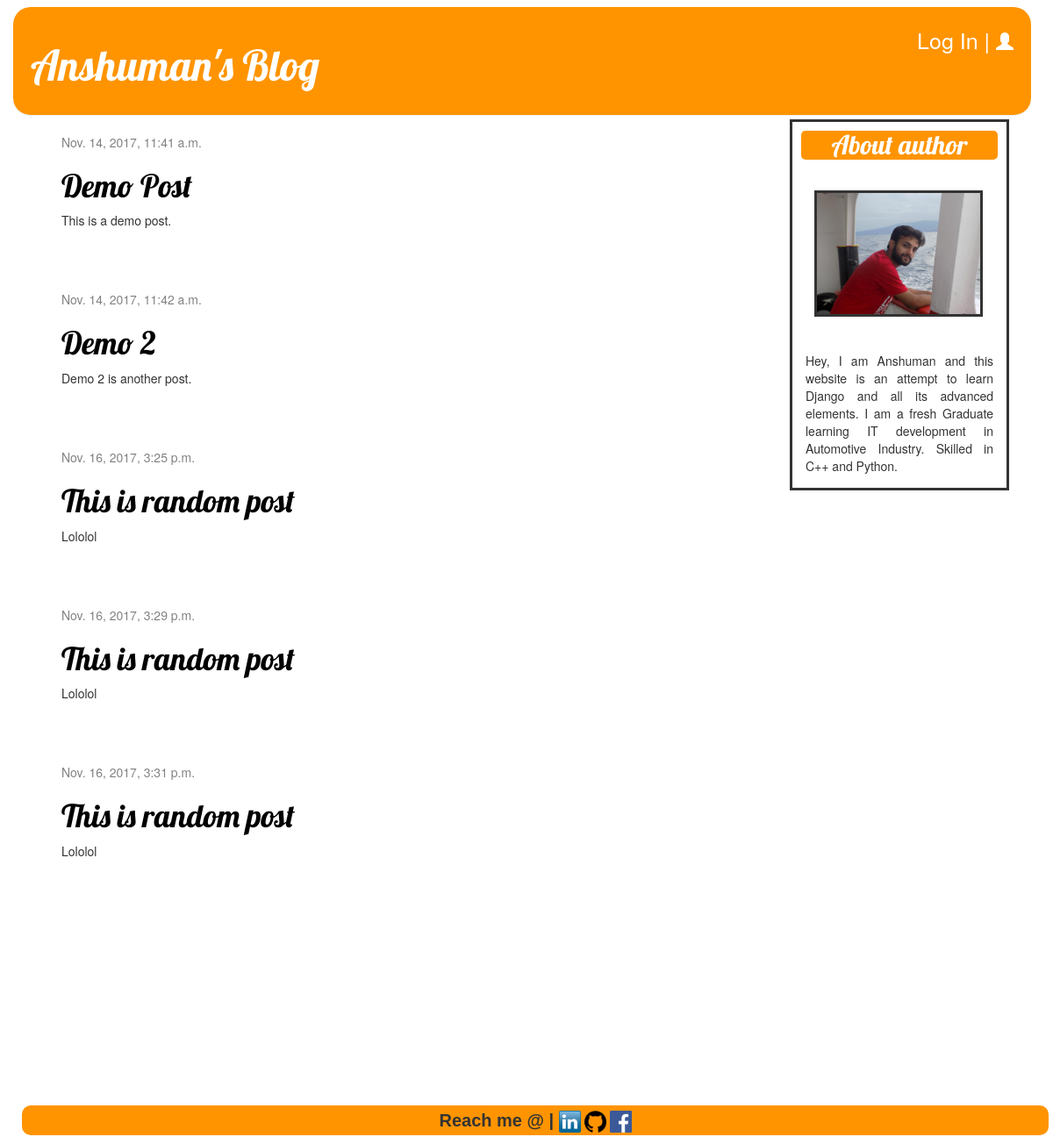
The app's page /, older data.
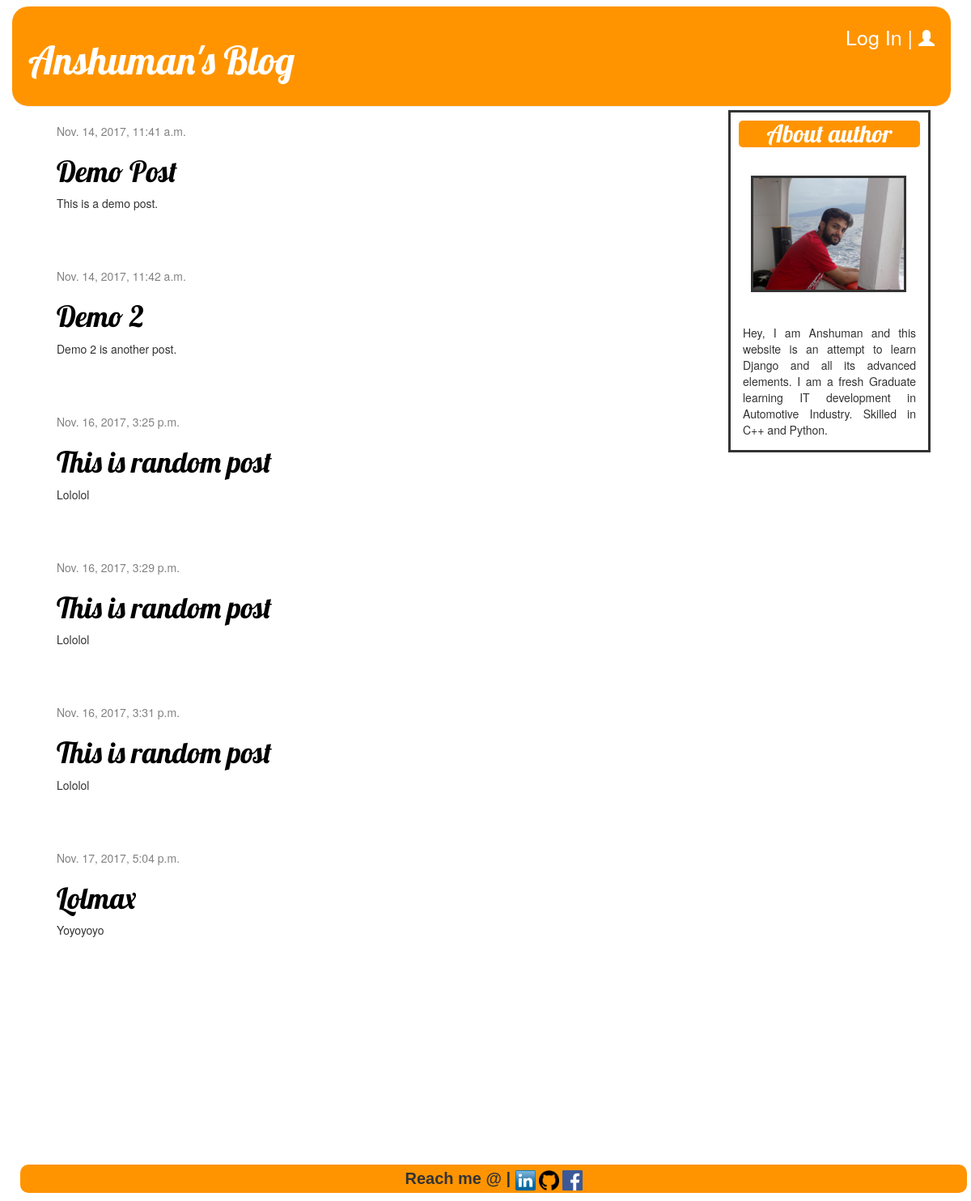
The same page, newer data.
### blog/models.py (models this page shows, shortened)
class Post(models.Model):
	author = models.ForeignKey('auth.User')
	title = models.CharField(max_length = 200)
	text = models.TextField()
	created_date = models.DateTimeField(default = timezone.now)
	published_date = models.DateTimeField(blank = True, null = True)

### blog/views.py (the view)
# urls.py: url(r'^$', views.post_list, name='post_list'),
def post_list(request):
	posts = Post.objects.filter(published_date__lte = timezone.now()).order_by('published_date')
	return render(request, 'blog/post_list.html', {'posts':posts})

### blog/templates/blog/post_list.html
{% extends 'blog/base.html' %}
{% block content %}
    {% for post in posts %}
        <div class="post">
            <div class="date">
                {{ post.published_date }}
            </div>
			<h1><a href="{% url 'post_detail' pk=post.pk %}">{{ post.title }}</a></h1>
            <p>{{ post.text|linebreaksbr }}</p>
        </div>
    {% endfor %}
{% endblock %}

Row changes from the older to the newer data that the page shows:
added Post: published_date "Nov. 17, 2017, 5:04 p.m.", title "Lolmax", text "Yoyoyoyo"
